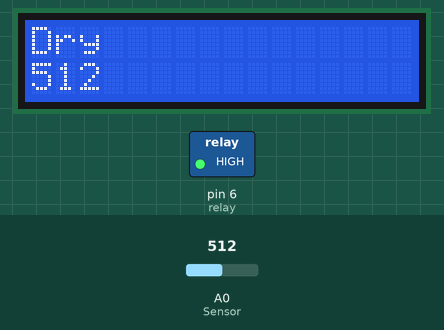
The sketch below on a simulated Arduino Uno, built with avr-gcc and run on an emulated ATmega328P. Parts: 16×2 character LCD, switched loads named in the sketch (green lamp = pin HIGH). The inputs (shaded band) are chosen by the test bench; at power-on: A0 (Sensor) = 512. What the sketch prints to the serial monitor is not drawn.

Above: at 1.2 s.
1.3 s: A0 (Sensor) set to 306
At 8.0 s:
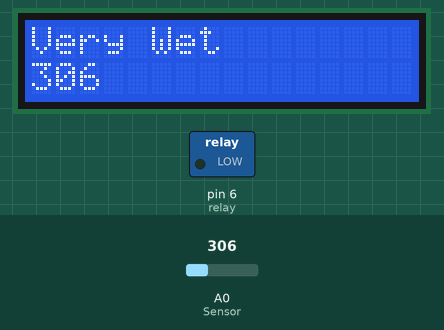
8.7 s: A0 (Sensor) set to 274
At 9.93 s:
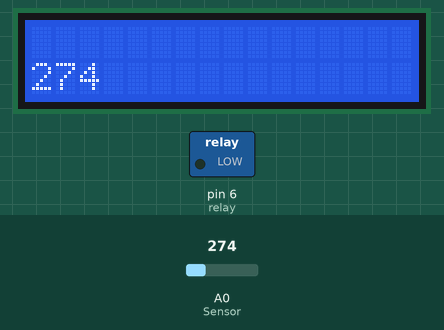
12.4 s: A0 (Sensor) set to 251
At 13.3 s:
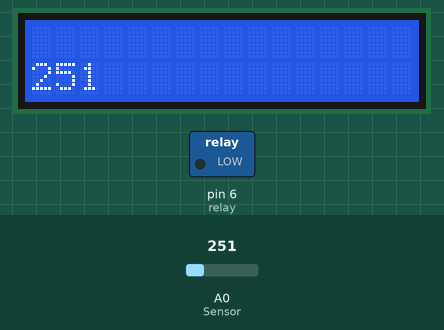
Timing chart, 0 to 15.4 s (numbered marks = the images above; inputs shaded):
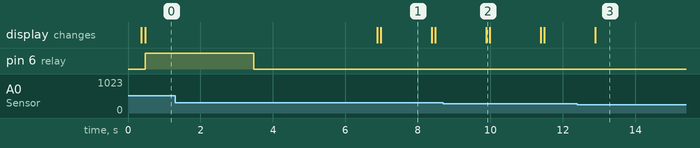

The sketch:

garden_outdoor_main.ino
```cpp
 #include <LiquidCrystal.h>          //the liquid crystal libarry contains commands for printing to the display
LiquidCrystal lcd(13, 12, 11, 10, 9, 8);   // tell the RedBoard what pins are connected to the display

int relay = 6;
int delayTime = 1;
const int AirValue = 520;   //you need to replace this value with Value_1
const int WaterValue = 260;  //you need to replace this value with Value_2
int intervals = (AirValue - WaterValue)/3;
int soilMoistureValue = 0;

void setup() {
  Serial. begin(9600); // open serial port, set the baud rate as 9600 bps


  lcd.begin(16, 2);                 //tell the lcd library that we are using a display that is 16 characters wide and 2 characters high
  lcd.clear();
  lcd.setCursor(0,0);
  lcd.print("YIHUA HOME KIT");

pinMode (relay, OUTPUT);
}
void loop() {
     delay(300);
      // clear the screen
    lcd.clear();

    int val;
    val = analogRead(0); //connect sensor to Analog 0
    Serial.println(val); //print the value to serial port


    lcd.setCursor(0,1);
    lcd.print(val);


    delay(100);
    soilMoistureValue = analogRead(A0);  //put Sensor insert into soil

    if(soilMoistureValue > WaterValue && soilMoistureValue < (WaterValue + intervals))
    {
      Serial.println("Very Wet");
      digitalWrite (relay, LOW); // "NC" is now connected through
      lcd.setCursor(0,0);
      lcd.print("Very Wet");
      delay (1000);
    }
    else if(soilMoistureValue > (WaterValue + intervals) && soilMoistureValue < (AirValue - intervals))
    {
      Serial.println("Wet");
      digitalWrite (relay, LOW); // "NC" is now connected through
      lcd.setCursor(0,0);
      lcd.print("Wet");
      delay (1000);
    }
    else if(soilMoistureValue < AirValue && soilMoistureValue > (AirValue - intervals))
    {
        Serial.println("Dry");
        lcd.setCursor(0,0);
        lcd.print("Dry");
        digitalWrite (relay, HIGH); // "NO" is now connected through
        delay (3000);
        digitalWrite (relay, LOW); // "NC" is now connected through
        delay (3000);

    }
    delay(100);

}
```

Measured:
- after the input at 1.3 s, pin 6 (relay): goes on until 3.5 s, then stays LOW; the display: first changes after 5.6 s (image 1 shows a later state)
- after the input at 8.7 s, the display: changes after 1.2 s (image 2)
- after the input at 12.4 s, the display: changes after 0.49 s (image 3)
- what the display in image 1 shows lasts 1.4 s, from 7.0 s to 8.4 s
